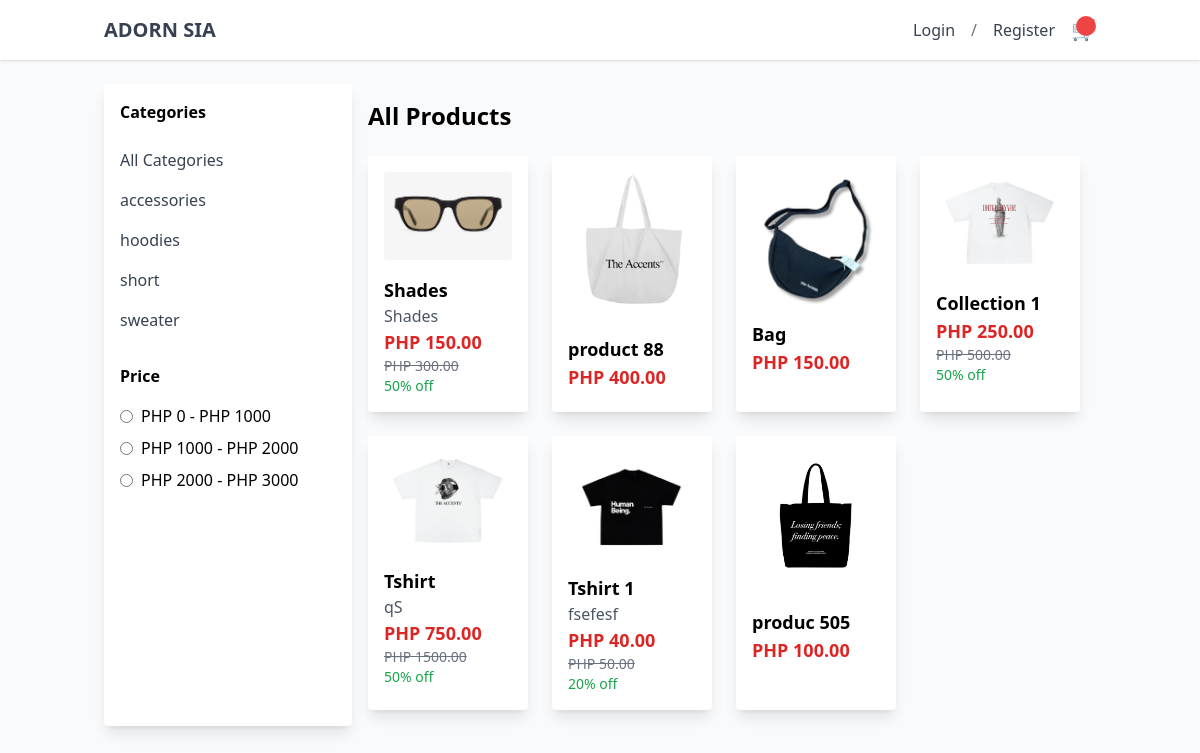
Before: /customer/index.php with the older database file.
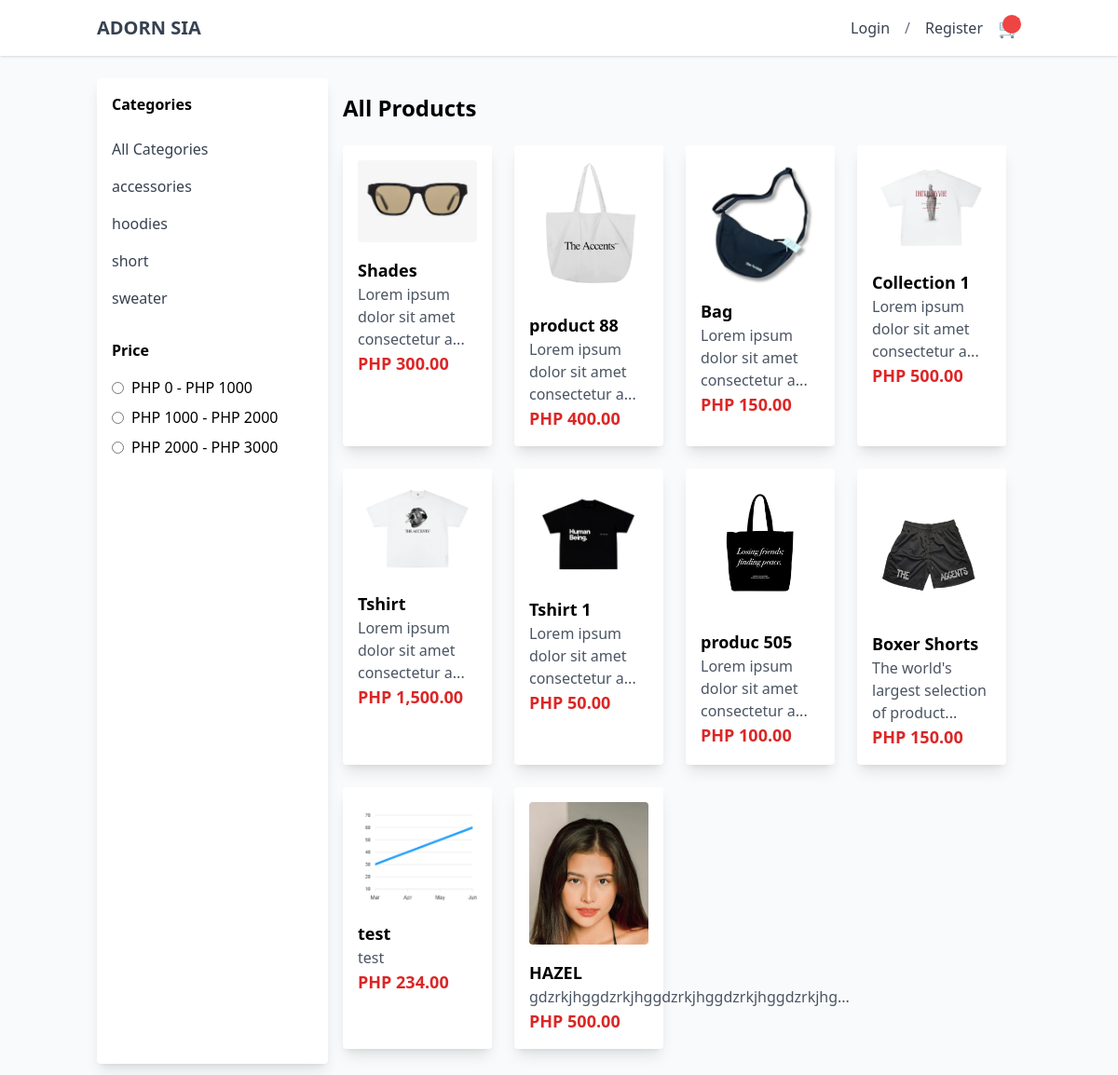
After: the same page with the newer database file.
### tables this page shows
CREATE TABLE `category` (
  `category_id` int(11) NOT NULL,
  `category_name` varchar(60) NOT NULL,
  `category_description` text NOT NULL,
  `status` int(11) NOT NULL DEFAULT 1 COMMENT '0=InActive 1=Active'
);

CREATE TABLE `product` (
  `prod_id` int(11) NOT NULL,
  `prod_code` varchar(60) NOT NULL,
  `prod_name` varchar(60) NOT NULL,
  `prod_currprice` decimal(10,2) NOT NULL,
  `prod_category_id` int(11) NOT NULL,
  `prod_critical` int(11) NOT NULL,
  `prod_description` text NOT NULL,
  `prod_promo_id` int(11) DEFAULT NULL,
  `prod_image` varchar(255) NOT NULL,
  `prod_added` datetime NOT NULL,
  `prod_status` int(11) NOT NULL DEFAULT 1 COMMENT '0=Not Active,\r\n1=Active,\r\n3=Archive',
  `product_stocks` int(11) NOT NULL
);

CREATE TABLE `promo` (
  `promo_id` int(11) NOT NULL,
  `promo_name` varchar(60) NOT NULL,
  `promo_description` text NOT NULL,
  `promo_rate` float NOT NULL,
  `promo_status` int(11) NOT NULL DEFAULT 1,
  `promo_expiration` date NOT NULL
);

### customer/backend/db.php (called while the page is built, shortened)
<?php
class db_connect
{
    public $host = db_host;
    public $user = db_user;
    public $pass = db_pass;
    public $name = db_name;
    public function connect()
    {
        try {
            $this->conn = new mysqli($this->host, $this->user, $this->pass, $this->name);
        } catch (\Throwable $th) {
            header("Location:setup.php");
        }
    }
}

### customer/backend/class.php (called while the page is built, shortened)
<?php
include ('db.php');
class global_class extends db_connect
{
    public function fetch_all_product() {
        $query = $this->conn->prepare("
            SELECT
                product.*,
                category.*,
                promo.*,
                CASE
                    WHEN promo.promo_expiration < NOW() THEN NULL
                    ELSE product.prod_promo_id
                END AS prod_promo_id
            FROM product
            LEFT JOIN category
                ON product.prod_category_id = category.category_id
            LEFT JOIN promo
                ON promo.promo_id = product.prod_promo_id
        ");
        if ($query->execute()) {
            $result = $query->get_result();
            return $result;
        }
    }
    public function fetch_all_categories(){
        $query = $this->conn->prepare("SELECT *
        FROM category where status='1'"
    );
        if ($query->execute()) {
            $result = $query->get_result();
            return $result;
        }
    }
}

### customer/backend/end-points/list_product.php (the view)
<h1 class="text-2xl font-semibold mb-6">All Products</h1>
<div class="grid grid-cols-2 md:grid-cols-3 lg:grid-cols-4 gap-6" id="product-grid">
    <?php
    $fetch_all_product = $db->fetch_all_product();
    foreach ($fetch_all_product as $product):
        $promo_rate_percentage = $product['promo_rate'] * 100;
        $discount_amount = $product['prod_currprice'] * $product['promo_rate'];
        $discounted_price = $product['prod_currprice'] - $discount_amount;
    ?>
    <div class="bg-white p-4 rounded shadow-lg transition-transform transform hover:scale-105 hover:shadow-2xl product-card" data-category-id="<?=$product['prod_category_id']?>" data-price="<?=$product['prod_currprice']?>">
        <a href="view_product.php?product_id=<?=$product['prod_id']?>&&category=<?=$category['category_name']?>&&prod_name=<?=$product['prod_name']?>">
            <img src="../upload/<?=$product['prod_image']?>" alt="Product Image" class="w-full rounded mb-4 transition-transform hover:scale-105">
            <h2 class="font-semibold text-lg transition-colors hover:text-blue-500"><?=$product['prod_name']?></h2>
            <p class="text-gray-600 transition-colors hover:text-gray-800"><?= substr($product['prod_description'], 0, 40) . (strlen($product['prod_description']) > 40 ? '...' : '') ?></p>
            <?php if ($product['prod_promo_id']): ?>
                <p class="text-lg font-bold text-red-600">PHP <?=number_format($discounted_price, 2);?></p>
                <p class="text-sm text-gray-500 line-through">PHP <?=$product['prod_currprice']?></p>
                <p class="text-sm text-green-600"><?=$promo_rate_percentage?>% off</p>
            <?php else: ?>
                <p class="text-lg font-bold text-red-600">PHP <?=number_format($product['prod_currprice'], 2);?></p>
            <?php endif; ?>
        </a>
    </div>
    <?php endforeach; ?>
</div>

### customer/index.php (shortened to what the changed rows need)
<?php
include "component/header.php";
include('backend/class.php');
$db = new global_class();
?>
<div class="container mx-auto px-4 py-6 flex">
    <aside class="w-1/4 p-4 bg-white rounded shadow-lg">
        <h2 class="font-semibold mb-4">Categories</h2>
        <ul id="category-list">
            <?php
            $categories = $db->fetch_all_categories();
            foreach ($categories as $category):
                echo '
                    <li>
                        <a href="#" class="block py-2 text-gray-700 hover:bg-gray-200 hover:text-gray-900 transition-colors duration-300 category-filter" data-category-id="'.$category['category_id'].'">
                        '.$category['category_name'].'
                        </a>
                    </li>';
            endforeach;
            ?>
        </ul>
        <h2 class="font-semibold mt-6 mb-4">Price</h2>
    </aside>
    <main class="w-3/4 p-4">
        <?php   include "backend/end-points/list_product.php";  ?>
    </main>
</div>
<?php include "component/footer.php"; ?>

Changed rows visible on the page:
changed product "Shades": prod_description "Shades" → "Lorem ipsum dolor sit amet consectetur a"; prod_currprice.promo_rate "150.00" → (not shown); promo.promo_rate "50" → (not shown)
changed product "product 88": prod_description (not shown) → "Lorem ipsum dolor sit amet consectetur a"
changed product "Bag": prod_description (not shown) → "Lorem ipsum dolor sit amet consectetur a"
changed product "Collection 1": prod_description (not shown) → "Lorem ipsum dolor sit amet consectetur a"; prod_currprice.promo_rate "250.00" → (not shown); promo.promo_rate "50" → (not shown)
changed product "Tshirt": prod_description "qS" → "Lorem ipsum dolor sit amet consectetur a"; prod_currprice.promo_rate "750.00" → (not shown); prod_currprice "1500.00" → "1,500.00"; promo.promo_rate "50" → (not shown)
changed product "Tshirt 1": prod_description "fsefesf" → "Lorem ipsum dolor sit amet consectetur a"; prod_currprice.promo_rate "40.00" → (not shown); promo.promo_rate "20" → (not shown)
changed product "produc 505": prod_description (not shown) → "Lorem ipsum dolor sit amet consectetur a"
added product: prod_image (picture), prod_name "Boxer Shorts", prod_description "The world's largest selection of product", prod_currprice "150.00"
added product: prod_image (picture), prod_name "test", prod_description "test", prod_currprice "234.00"
added product: prod_image (picture), prod_name "HAZEL", prod_description "gdzrkjhggdzrkjhggdzrkjhggdzrkjhggdzrkjhg", prod_currprice "500.00"
